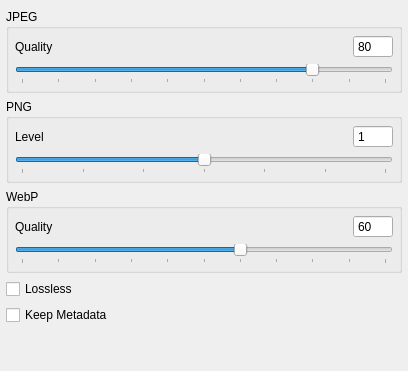
           <widget class="QWidget" name="compression_Tab">
            <attribute name="title">
             <string>Compression</string>
            </attribute>
            <layout class="QVBoxLayout" name="verticalLayout_8">
             <property name="leftMargin">
              <number>6</number>
             </property>
             <property name="topMargin">
              <number>9</number>
             </property>
             <property name="rightMargin">
              <number>6</number>
             </property>
             <property name="bottomMargin">
              <number>6</number>
             </property>
             <item>
              <layout class="QVBoxLayout" name="verticalLayout_7">
               <item>
                <widget class="QGroupBox" name="JPEGOptions_GroupBox">
                 <property name="title">
                  <string>JPEG</string>
                 </property>
                 <layout class="QGridLayout" name="gridLayout_2">
                  <property name="leftMargin">
                   <number>6</number>
                  </property>
                  <property name="topMargin">
                   <number>6</number>
                  </property>
                  <property name="rightMargin">
                   <number>6</number>
                  </property>
                  <property name="bottomMargin">
                   <number>6</number>
                  </property>
                  <item row="0" column="1">
                   <spacer name="horizontalSpacer_5">
                    <property name="orientation">
                     <enum>Qt::Horizontal</enum>
                    </property>
                    <property name="sizeHint" stdset="0">
                     <size>
                      <width>40</width>
                      <height>20</height>
                     </size>
                    </property>
                   </spacer>
                  </item>
                  <item row="0" column="0">
                   <widget class="QLabel" name="JPEGQuality_Label">
                    <property name="text">
                     <string>Quality</string>
                    </property>
                   </widget>
                  </item>
                  <item row="0" column="2">
                   <widget class="QSpinBox" name="JPEGQuality_SpinBox">
                    <property name="minimumSize">
                     <size>
                      <width>40</width>
                      <height>0</height>
                     </size>
                    </property>
                    <property name="readOnly">
                     <bool>false</bool>
                    </property>
                    <property name="buttonSymbols">
                     <enum>QAbstractSpinBox::NoButtons</enum>
                    </property>
                    <property name="maximum">
                     <number>100</number>
                    </property>
                    <property name="value">
                     <number>80</number>
                    </property>
                   </widget>
                  </item>
                  <item row="1" column="0" colspan="3">
                   <widget class="QSlider" name="JPEGQuality_Slider">
                    <property name="minimum">
                     <number>0</number>
                    </property>
                    <property name="maximum">
                     <number>100</number>
                    </property>
                    <property name="value">
                     <number>80</number>
                    </property>
                    <property name="orientation">
                     <enum>Qt::Horizontal</enum>
                    </property>
                    <property name="tickPosition">
                     <enum>QSlider::TicksBelow</enum>
                    </property>
                    <property name="tickInterval">
                     <number>10</number>
                    </property>
                   </widget>
                  </item>
                 </layout>
                </widget>
               </item>
               <item>
                <widget class="QGroupBox" name="PNGOptions_GroupBox">
                 <property name="title">
                  <string>PNG</string>
                 </property>
                 <layout class="QGridLayout" name="gridLayout">
                  <property name="leftMargin">
                   <number>6</number>
                  </property>
                  <property name="topMargin">
                   <number>6</number>
                  </property>
                  <property name="rightMargin">
                   <number>6</number>
                  </property>
                  <property name="bottomMargin">
                   <number>6</number>
                  </property>
                  <property name="spacing">
                   <number>6</number>
                  </property>
                  <item row="0" column="1">
                   <spacer name="horizontalSpacer_4">
                    <property name="orientation">
                     <enum>Qt::Horizontal</enum>
                    </property>
                    <property name="sizeHint" stdset="0">
                     <size>
                      <width>40</width>
                      <height>20</height>
                     </size>
                    </property>
                   </spacer>
                  </item>
                  <item row="1" column="0" colspan="3">
                   <widget class="QSlider" name="PNGLevel_Slider">
                    <property name="minimum">
                     <number>1</number>
                    </property>
                    <property name="maximum">
                     <number>7</number>
                    </property>
                    <property name="pageStep">
                     <number>1</number>
                    </property>
                    <property name="value">
                     <number>4</number>
                    </property>
                    <property name="orientation">
                     <enum>Qt::Horizontal</enum>
                    </property>
                    <property name="tickPosition">
                     <enum>QSlider::TicksBelow</enum>
                    </property>
                    <property name="tickInterval">
                     <number>1</number>
                    </property>
                   </widget>
                  </item>
                  <item row="0" column="2">
                   <widget class="QSpinBox" name="PNGLevel_SpinBox">
                    <property name="minimumSize">
                     <size>
                      <width>40</width>
                      <height>0</height>
                     </size>
                    </property>
                    <property name="buttonSymbols">
                     <enum>QAbstractSpinBox::NoButtons</enum>
                    </property>
                    <property name="minimum">
                     <number>1</number>
                    </property>
                    <property name="maximum">
                     <number>7</number>
                    </property>
                   </widget>
                  </item>
                  <item row="0" column="0">
                   <widget class="QLabel" name="PNGLevel_Label">
                    <property name="text">
                     <string>Level</string>
                    </property>
                   </widget>
                  </item>
                 </layout>
                </widget>
               </item>
               <item>
                <widget class="QGroupBox" name="WebPOptions_GroupBox">
                 <property name="title">
                  <string>WebP</string>
                 </property>
                 <layout class="QGridLayout" name="gridLayout_3">
                  <property name="leftMargin">
                   <number>6</number>
                  </property>
                  <property name="topMargin">
                   <number>6</number>
                  </property>
                  <property name="rightMargin">
                   <number>6</number>
                  </property>
                  <property name="bottomMargin">
                   <number>6</number>
                  </property>
                  <item row="0" column="0">
                   <widget class="QLabel" name="WebPQuality_Label">
                    <property name="text">
                     <string>Quality</string>
                    </property>
                   </widget>
                  </item>
                  <item row="0" column="1">
                   <spacer name="horizontalSpacer_6">
                    <property name="orientation">
                     <enum>Qt::Horizontal</enum>
                    </property>
                    <property name="sizeHint" stdset="0">
                     <size>
                      <width>288</width>
                      <height>20</height>
                     </size>
                    </property>
                   </spacer>
                  </item>
                  <item row="0" column="2">
                   <widget class="QSpinBox" name="WebPQuality_SpinBox">
                    <property name="minimumSize">
                     <size>
                      <width>40</width>
                      <height>0</height>
                     </size>
                    </property>
                    <property name="readOnly">
                     <bool>false</bool>
                    </property>
                    <property name="buttonSymbols">
                     <enum>QAbstractSpinBox::NoButtons</enum>
                    </property>
                    <property name="maximum">
                     <number>100</number>
                    </property>
                    <property name="value">
                     <number>60</number>
                    </property>
                   </widget>
                  </item>
                  <item row="1" column="0" colspan="3">
                   <widget class="QSlider" name="WebPQuality_Slider">
                    <property name="minimum">
                     <number>0</number>
                    </property>
                    <property name="maximum">
                     <number>100</number>
                    </property>
                    <property name="value">
                     <number>60</number>
                    </property>
                    <property name="orientation">
                     <enum>Qt::Horizontal</enum>
                    </property>
                    <property name="tickPosition">
                     <enum>QSlider::TicksBelow</enum>
                    </property>
                    <property name="tickInterval">
                     <number>10</number>
                    </property>
                   </widget>
                  </item>
                 </layout>
                </widget>
               </item>
               <item>
                <widget class="QCheckBox" name="lossless_CheckBox">
                 <property name="text">
                  <string>Lossless</string>
                 </property>
                </widget>
               </item>
               <item>
                <widget class="QCheckBox" name="keepMetadata_CheckBox">
                 <property name="text">
                  <string>Keep Metadata</string>
                 </property>
                </widget>
               </item>
               <item>
                <spacer name="verticalSpacer">
                 <property name="orientation">
                  <enum>Qt::Vertical</enum>
                 </property>
                 <property name="sizeHint" stdset="0">
                  <size>
                   <width>20</width>
                   <height>40</height>
                  </size>
                 </property>
                </spacer>
               </item>
              </layout>
             </item>
            </layout>
           </widget>
